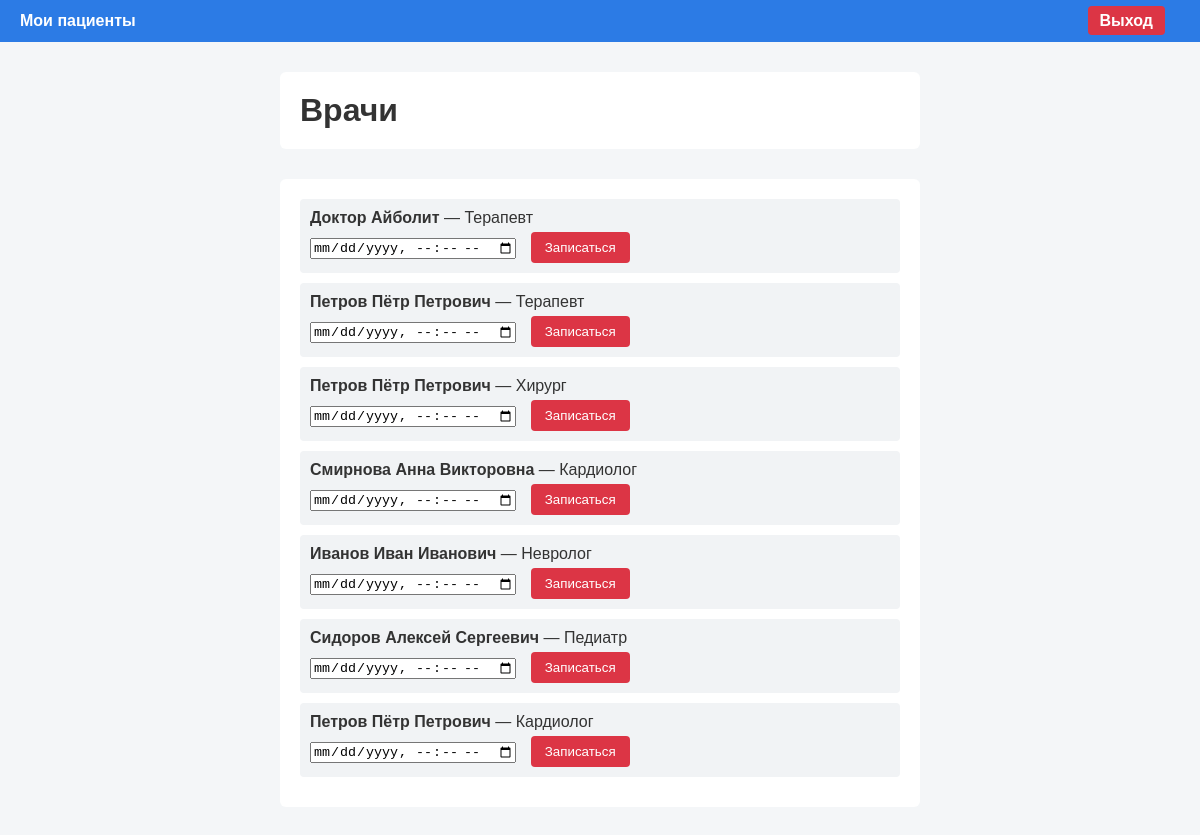
The page /doctors (signed in) on the database its author committed.
### tables this page shows
CREATE TABLE doctors (
    id INTEGER PRIMARY KEY AUTOINCREMENT,
    user_id INTEGER UNIQUE,
    name TEXT NOT NULL,
    specialization TEXT NOT NULL,
    FOREIGN KEY(user_id) REFERENCES users(id)
);

### routes/doctors.py (the view)
@doctor_bp.route("/doctors")
@login_required
def doctors():
    return render_template(
        "doctors/list.html",
        doctors=get_all_doctors()
    )

### db/db.py (called while the page is built)
def get_connection():
    return sqlite3.connect("C:/Users/netrunner/Desktop/prfiles/sem2/database.db")

### repositories/doctor_repo.py (called while the page is built)
def get_all_doctors():
    conn = get_connection()
    cur = conn.cursor()
    cur.execute("SELECT * FROM doctors")
    doctors = cur.fetchall()
    conn.close()
    return doctors

### services/auth_service.py (called while the page is built)
def login_required(func):
    @wraps(func)
    def wrapper(*args, **kwargs):
        if "user_id" not in session:
            return redirect("/login")
        return func(*args, **kwargs)
    return wrapper

### templates/doctors/list.html (shortened to what this page needs)
{% extends "base.html" %}
{% block content %}
<h1>Врачи</h1>
<ul>
{% for doctor in doctors %}
    <li>
        <b>{{ doctor[2] }}</b> — {{ doctor[3] }}
        <form method="post" action="/appointments/create" style="margin-top:5px">
            <input type="datetime-local" name="time" required>
            <button type="submit">Записаться</button>
        </form>
    </li>
{% endfor %}
</ul>
{% endblock %}

### templates/base.html (shortened to what this page needs)
<!DOCTYPE html>
<html>
<head>
    <link rel="stylesheet" href="{{ url_for('static', filename='style.css') }}">
</head>
<body>
<nav>
    <div class="nav-left">
        {% if session.get("role") == "doctor" %}
            <a href="/doctor/appointments">Мои пациенты</a>
        {% endif %}
    </div>
    {% if session.get("user_id") %}
        <div class="nav-right">
            <a href="/logout">Выход</a>
        </div>
    {% endif %}
</nav>
{% block content %}{% endblock %}
</body>
</html>

### static/style.css (style rules this page uses)
body { font-family: Arial, sans-serif; background-color: #f4f6f8; margin: 0; padding: 0; color: #333; }
nav { background-color: #2c7be5; padding: 12px 20px; display: flex; justify-content: space-between; align-items: center; }
.nav-left a, .nav-right a { color: white; text-decoration: none; margin-right: 15px; font-weight: bold; }
.nav-left a:last-child { margin-right: 0; }
.nav-right a { background-color: #dc3545; padding: 6px 12px; border-radius: 4px; }
body > *:not(nav) { max-width: 600px; margin: 30px auto; background: white; padding: 20px; border-radius: 6px; }
form { margin-top: 15px; }
button { background-color: #2c7be5; color: white; border: none; padding: 8px 14px; cursor: pointer; border-radius: 4px; }
ul { list-style: none; padding: 0; }
li { background: #f1f3f5; margin-bottom: 10px; padding: 10px; border-radius: 4px; }
li form button { background-color: #dc3545; margin-left: 10px; }
a { color: #2c7be5; }

### rows shown on the page
doctors: name "Доктор Айболит", specialization "Терапевт"
doctors: name "Петров Пётр Петрович", specialization "Терапевт"
doctors: name "Петров Пётр Петрович", specialization "Хирург"
doctors: name "Смирнова Анна Викторовна", specialization "Кардиолог"
doctors: name "Иванов Иван Иванович", specialization "Невролог"
doctors: name "Сидоров Алексей Сергеевич", specialization "Педиатр"
doctors: name "Петров Пётр Петрович", specialization "Кардиолог"
